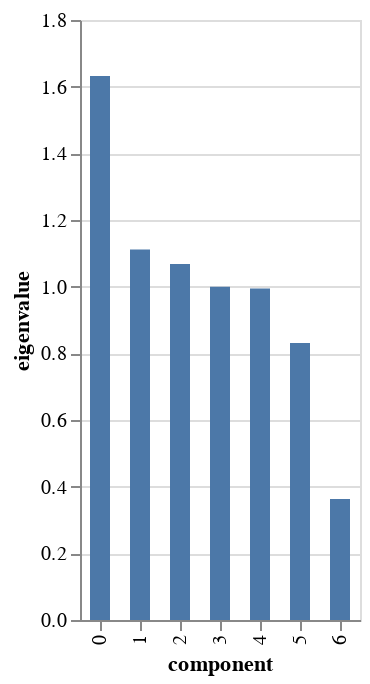

Source (notebook cell):
### Code cell
pca.scree_plot()

### Figure 1 — Vega-Lite specification as saved in the notebook (floating-point values rounded to 4 significant figures)
{"config": {"view": {"continuousWidth": 300, "continuousHeight": 300}}, "data": {"name": "data-b6a2f2417d53aafc36fbf84f4ec82e6b"}, "mark": {"type": "bar", "size": 10}, "encoding": {"tooltip": [{"field": "component", "type": "nominal"}, {"field": "eigenvalue", "type": "quantitative"}, {"field": "% of variance", "type": "quantitative"}, {"field": "% of variance (cumulative)", "type": "quantitative"}], "x": {"field": "component", "type": "nominal"}, "y": {"field": "eigenvalue", "type": "quantitative"}}, "$schema": "https://vega.github.io/schema/vega-lite/v5.20.1.json", "datasets": {"data-b6a2f2417d53aafc36fbf84f4ec82e6b": [{"component": "0", "eigenvalue": 1.632, "% of variance": 23.32, "% of variance (cumulative)": 23.32}, {"component": "1", "eigenvalue": 1.112, "% of variance": 15.88, "% of variance (cumulative)": 39.19}, {"component": "2", "eigenvalue": 1.068, "% of variance": 15.26, "% of variance (cumulative)": 54.45}, {"component": "3", "eigenvalue": 1.0, "% of variance": 14.29, "% of variance (cumulative)": 68.74}, {"component": "4", "eigenvalue": 0.9942, "% of variance": 14.2, "% of variance (cumulative)": 82.94}, {"component": "5", "eigenvalue": 0.8312, "% of variance": 11.87, "% of variance (cumulative)": 94.81}, {"component": "6", "eigenvalue": 0.363, "% of variance": 5.186, "% of variance (cumulative)": 100.0}]}}
